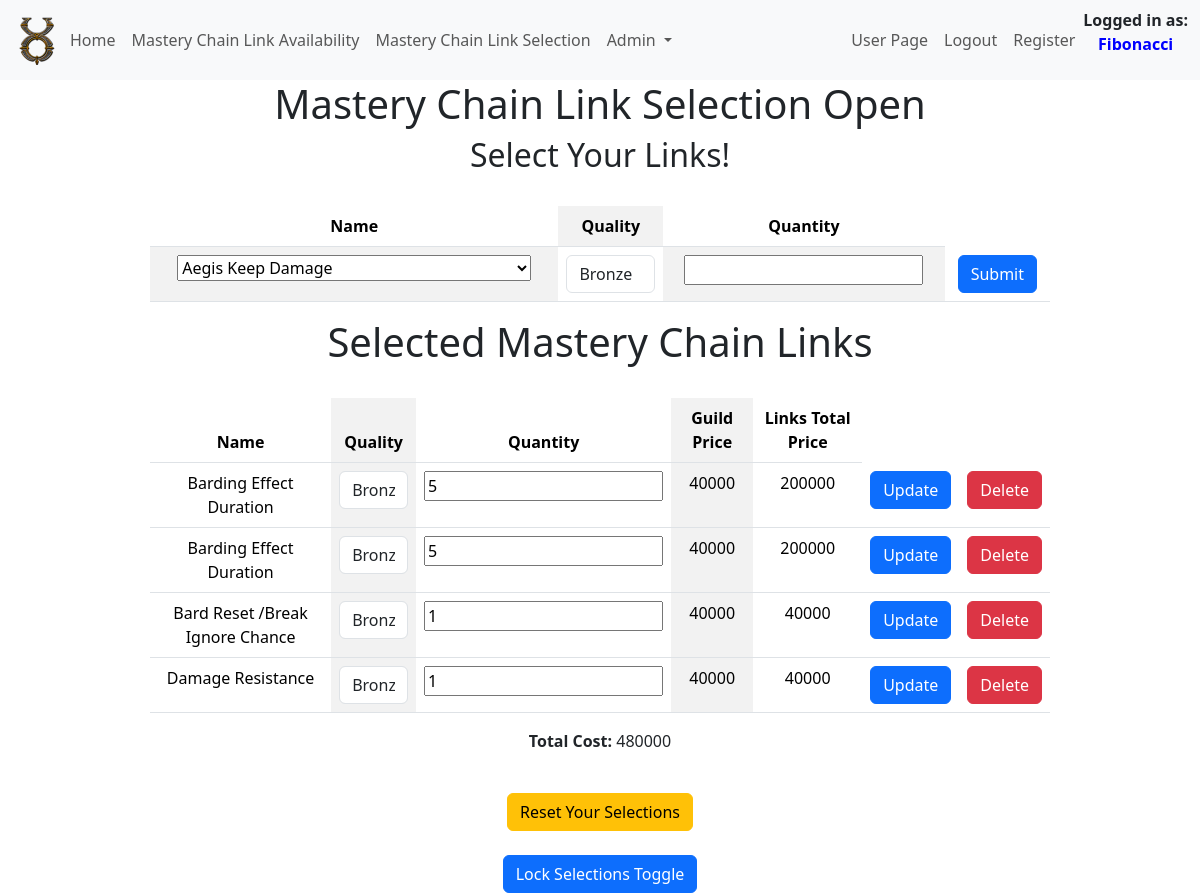
Page /selections (signed in) on the earlier database version.
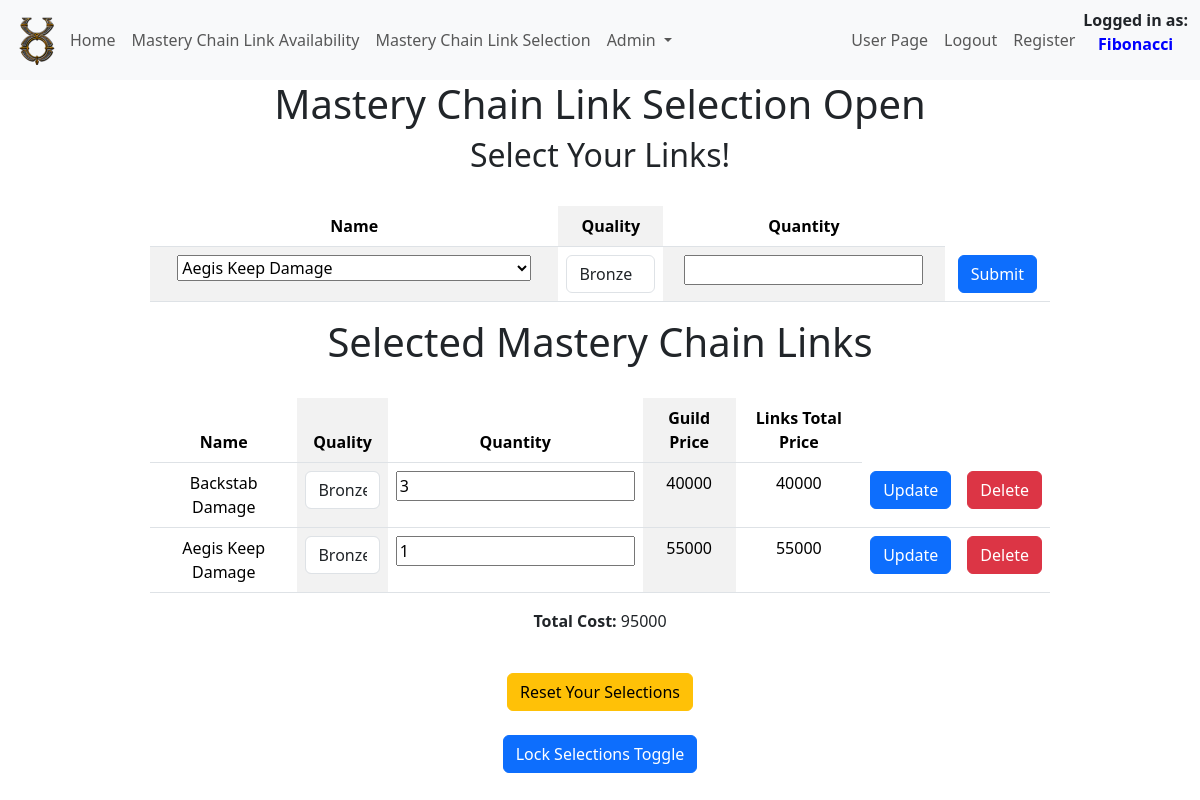
Same page on the later database version.
### tables this page shows
CREATE TABLE users (
    id INTEGER PRIMARY KEY AUTOINCREMENT,
    username TEXT NOT NULL,
    password TEXT NOT NULL,
    is_admin INTEGER NOT NULL DEFAULT 0
, sel_lock BOOLEAN DEFAULT (0) NOT NULL, display_name TEXT);

CREATE TABLE selections (
	id INTEGER NOT NULL PRIMARY KEY AUTOINCREMENT,
	mclink_id INTEGER NOT NULL,
	s_quantity INTEGER NOT NULL
, user_id INTEGER NOT NULL, links_total INTEGER NOT NULL);

CREATE TABLE "mclinks" (
    id INTEGER PRIMARY KEY AUTOINCREMENT NOT NULL,
    name TEXT NOT NULL,
    quality TEXT NOT NULL,
    quantity INTEGER NOT NULL,
    market_price INTEGER NOT NULL,
    guild_price INTEGER NOT NULL
);

### app.py (the view)
@app.route('/selections', methods=['GET', 'POST'])
def selections():
    user_data = get_user_data()
    user_id = user_data['id']
    conn, cursor = connect_to_database('uonew.db')
    cursor.execute("SELECT DISTINCT name FROM mclinks;")
    unique_names = cursor.fetchall()
    cursor.execute("SELECT SUM(links_total) FROM selections WHERE user_id=?", (user_id,))
    total_links_total = cursor.fetchone()[0]
    conn.close()
    selections_data = select_selections()
    return render_template('selections.html', unique_names=unique_names, selections_data=selections_data, total_links_total=total_links_total)

### app.py (called while the page is built)
@app.before_request
def authentication():
    if 'id' in session:
        user_data = get_user_data()
        selection_toggle = check_selection_toggle()
        g.is_admin = user_data['is_admin']
        g.sel_lock = user_data['sel_lock']
        g.display_name = user_data['display_name']
        g.selection_toggle = selection_toggle['selections_toggle']

### helpers.py (called while the page is built)
def connect_to_database(database_name):
    conn = sqlite3.connect(database_name)
    conn.row_factory = sqlite3.Row
    cursor = conn.cursor()
    return conn, cursor

### selections.py (called while the page is built)
def select_selections():
    conn, cursor = connect_to_database('uonew.db')
    user_data = get_user_data()
    user_id = user_data['id']
    cursor.execute("SELECT * FROM selections INNER JOIN mclinks ON selections.mclink_id = mclinks.id WHERE selections.user_id = ?", (user_id,))
    selections_data = cursor.fetchall()
    conn.close()
    return selections_data

def check_selection_toggle():
    conn, cursor = connect_to_database('uonew.db')
    cursor.execute("SELECT selections_toggle FROM global")
    selection_toggle = cursor.fetchone()
    conn.close()
    return selection_toggle

### users.py (called while the page is built)
def get_user_data():
    conn, cursor = connect_to_database('uonew.db')
    user_id = session.get('id')
    cursor.execute("SELECT * FROM users WHERE id = ?", (user_id,))
    user_data = cursor.fetchone()
    conn.close()
    return user_data

### templates/selections.html (shortened to what this page needs)
{% extends "index.html" %}
{% block nav %}
<nav class="navbar navbar-expand-lg bg-body-tertiary">
  <div class="container-fluid">
    <img src="{{ url_for('static', filename='images/uo.png') }}" alt="UO Icon" class="small-image">
    <div class="collapse navbar-collapse" id="navbarSupportedContent">
      <ul class="navbar-nav me-auto mb-2 mb-lg-0">
{% if 'id' in session %}
        <li class="nav-item">
          <a class="nav-link" href="ma">Home</a>
        </li>
        <li class="nav-item">
          <a class="nav-link" href="mclinks">Mastery Chain Link Availability</a>
        </li>
        <li class="nav-item">
          <a class="nav-link" href="selections">Mastery Chain Link Selection</a>
        </li>
{% endif %}
{% if 'id' in session and g.is_admin in [1, 2, 3] %}
        <li class="nav-item dropdown">
          <a class="nav-link dropdown-toggle" href="#" role="button" data-bs-toggle="dropdown" aria-expanded="false">
            Admin
          </a>
{% endif %}
{% if 'id' in session and g.is_admin in [1, 2, 3] %}
        </li>
{% endif %}
      </ul>
      <ul class="navbar-nav mb-2 mb-lg-0 right-align">
        {% if 'id' in session %}
          <li class="nav-item">
            <a class="nav-link" href="user">User Page</a>
        </li>
        <li class="nav-item">
            <a class="nav-link" onclick="return confirm('Are you sure?')" href="{{ url_for('logout') }}">Logout</a>
        </li>
        {% endif %}
        <li class="nav-item">
            <a class="nav-link" href="register">Register</a>
        </li>
      </ul>
    </div>
    <b class="nav-item">Logged in as: <p style="color:blue; text-align:center;">{{ g.display_name }}</p></b>
  </div>
</nav>
{% endblock %}
{% block content %}
{% if g.selection_toggle == 0 %}
<br>
<h1 class="mclinks_selection">MASTERY LINK SELECTIONS ARE CLOSED</h1>
{% else %}
<div class="mclinks_selection">
    {% if g.sel_lock == 0 %}
    <h1>Mastery Chain Link Selection Open</h1>
    <h2>Select Your Links!</h2>
    <br>
    <table class="table table-striped-columns table-hover">
        <thead>
            <tr>
                <th>Name</th>
                <th>Quality</th>
                <th>Quantity</th>
            </tr>
        </thead>
        <tbody>
            <tr>
                <form action="/add_selection" method="POST">
                    <td>
                        <select name="name">
                            {% for name in unique_names %}
                            <option>{{ name[0] }}</option>
                            {% endfor %}
                        </select>
                    </td>
                    <td>
                        <select class="form-control" name="quality" id="quality">
                            <option>Bronze</option>
                        </select>
                    </td>
                    <td><input type="number" name="quantity"></td>
                    <td><button type="submit" class="btn btn-primary" onclick="return confirm('Are you sure?')">Submit</button></td>
                </form>
            </tr>
        </tbody>
    </table>
</div>
<div class="mclinks_table">
    <h1>Selected Mastery Chain Links</h1>
    <br>
    <table class="table table-striped-columns table-hover">
        <thead>
            <tr>
                <th>Name</th>
                <th>Quality</th>
                <th>Quantity</th>
                <th>Guild Price</th>
                <th>Links Total Price</th>
            </tr>
        </thead>
        <tbody>
            <form action="/update_user_selection" method="post">
    {% for selection in selections_data %}
    <tr>
        <td>
            {{ selection['name'] }}
        </td>
        <td>
            <select class="form-control" name="quality" id="quality">
                <option {% if selection['quality'] == 'Bronze' %} selected {% endif %}>Bronze</option>
            </select>
        </td>
        <td><input type="number" name="quantity" value="{{ selection['s_quantity'] }}"></td>
        <td>{{ selection['guild_price'] }}</td>
        <td>{{ selection['links_total'] }}</td>
        <td><button type="submit" class="btn btn-primary" onclick="return confirm('Are you sure?')">Update</button></td>
        </form>
        <form action="/delete_user_selection" method="post">
        <td><button type="submit" class="btn btn-danger" onclick="return confirm('Are you sure?')">Delete</button></td>
        </form>
    </tr>
                {% endfor %}
        </tbody>
    </table>
    <p><input type="hidden" name="total"><b>Total Cost:</b> {{ total_links_total }}</p>
    <br>
    <form action="/reset_user_selections" method="POST">
        <button type="submit" class="btn btn-warning" onclick="return confirm('Are you sure? This will wipe all your selections')">Reset Your Selections</button>
    </form>
</div>
{% endif %}
{% endif %}
<br>
<form class="user_lock_sel"action="/user_selection_toggle" method="POST">
    <button type="submit" class="btn btn-primary" onclick="return confirm('Are you sure? You can toggle this on/off')">Lock Selections Toggle</button>
</form>
{% endblock %}

### templates/index.html (shortened to what this page needs)
<!DOCTYPE html>
<html lang="en">
<head>
    <link href="https://cdn.jsdelivr.net/npm/bootstrap@5.3.2/dist/css/bootstrap.min.css" rel="stylesheet">
    <link rel="stylesheet" type="text/css" href="{{ url_for('static', filename='style.css') }}">
</head>
<body>
    <header>
        <nav>
            {% block nav %}{% endblock %}
        </nav>
    </header>
    <main>
        {% block content %}{% endblock %}
    </main>
</body>
</html>

### static/style.css (style rules this page uses)
.form-control { max-width: 300px; }
.small-image { max-width: 50px; max-height: 50px; }
.right-align { float: right; }
.mclinks_selection { margin: auto; width: 75%; text-align: center; }
.mclinks_table { margin: auto; max-width: 75%; text-align: center; }
.user_lock_sel { margin: auto; width: 75%; text-align: center; }

Differences in the rows shown:
removed selections: name "Barding Effect Duration", quality "Bronze", quantity "5", guild_price "40000", links_total "200000"
removed selections: name "Barding Effect Duration", quality "Bronze", quantity "5", guild_price "40000", links_total "200000"
removed selections: name "Bard Reset /Break Ignore Chance", quality "Bronze", quantity "1", guild_price "40000", links_total "40000"
removed selections: name "Damage Resistance", quality "Bronze", quantity "1", guild_price "40000", links_total "40000"
added selections: name "Backstab Damage", quality "Bronze", quantity "3", guild_price "40000", links_total "40000"
added selections: name "Aegis Keep Damage", quality "Bronze", quantity "1", guild_price "55000", links_total "55000"
Other differences:
{{ total_links_total }}: "480000" → "95000"
